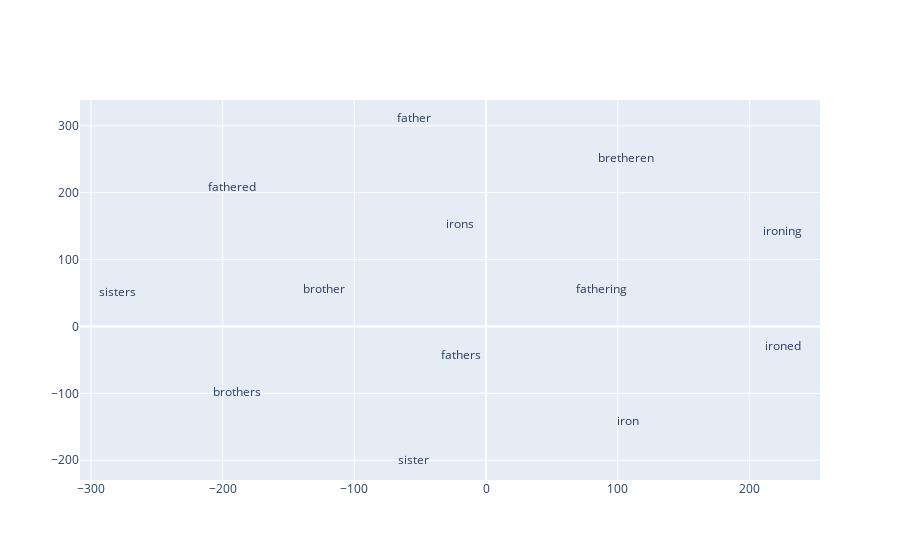

Here is the notebook cell this chart was saved with:
### Markdown cell above
> Train and trains are closer to plane and cars however trained and training are more closer to exercise and exercising. (After limiting our data, it is easier to see.)

> #### FROM now on, we will examine a less complex example such as "brother", "sister", "father", "iron".

### Code cell
x_vals, y_vals, labels = reduce_dimensions_norm(lexi[4:8])

try:
    get_ipython()
except Exception:
    plot_function = plot_with_matplotlib
else:
    plot_function = plot_with_plotly

plot_function(x_vals, y_vals, labels)

### Figure 1 — Plotly figure (JSON) as saved in the notebook; plotly's stock layout.template omitted (floating-point values rounded to 4 significant figures)
{"data": [{"mode": "text", "text": ["brother", "brothers", "bretheren", "sister", "sisters", "father", "fathers", "fathered", "fathering", "iron", "irons", "ironed", "ironing"], "type": "scatter", "x": [-123.3, -189.1, 106.1, -54.72, -280.2, -54.89, -18.62, -192.8, 87.86, 107.5, -19.8, 225.5, 224.8], "y": [54.52, -98.91, 250.4, -201.2, 50.46, 310.2, -43.93, 206.9, 54.13, -143.2, 152.4, -31.2, 141.0]}], "layout": {}}
